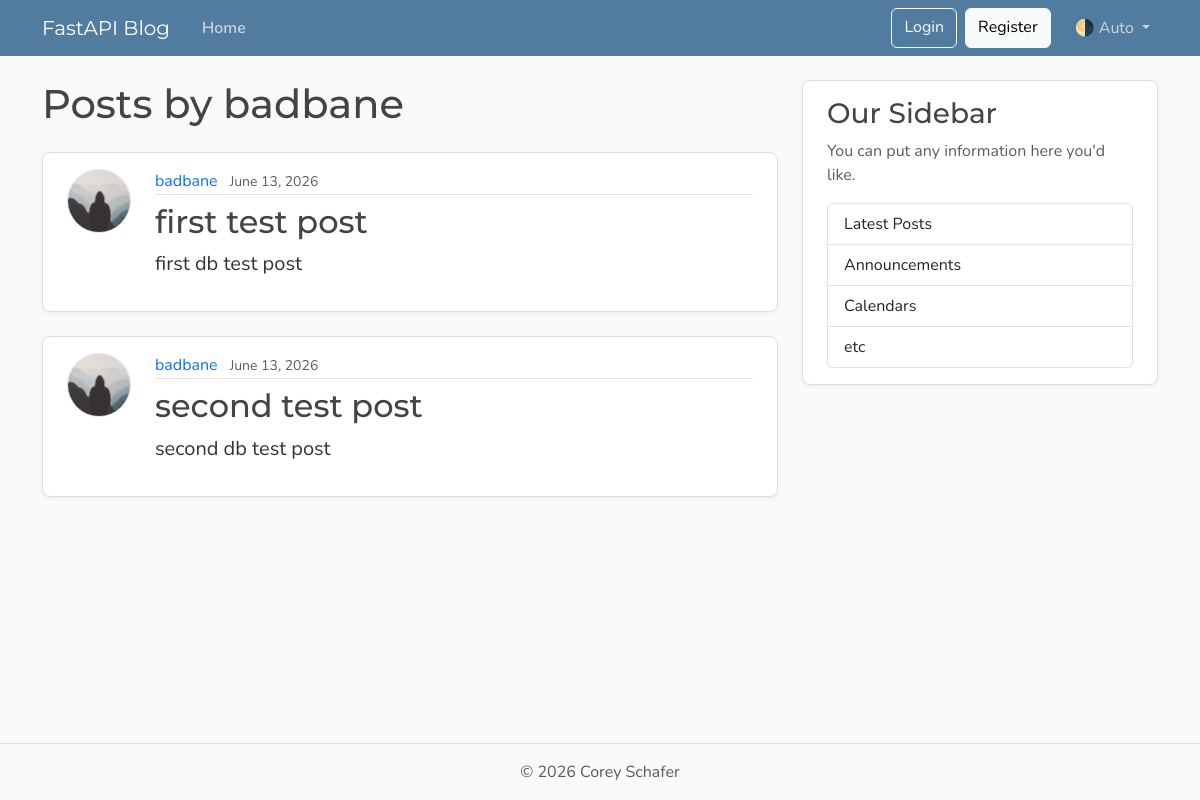
Before: /users/1/posts with the older database file.
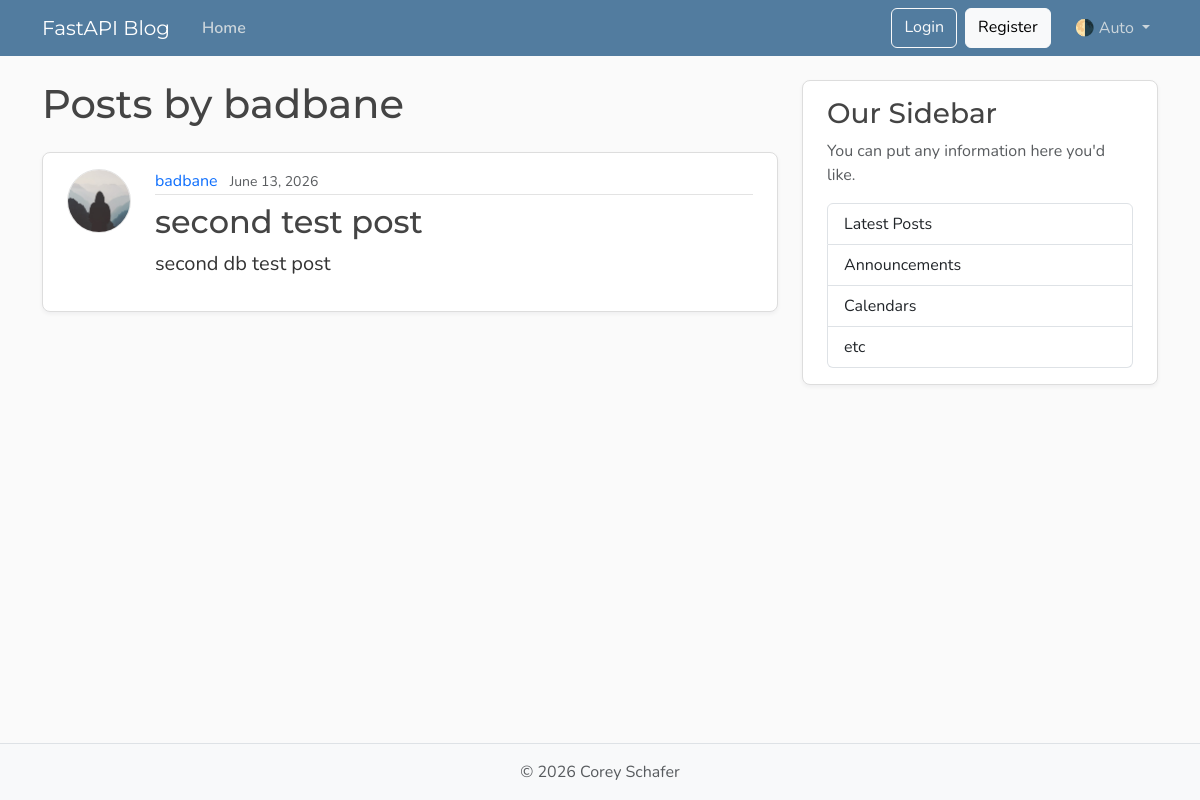
After: the same page with the newer database file.
### models.py (models this page shows, shortened)
class User(Base):
    __tablename__ = "users"
    id: Mapped[int] = mapped_column(Integer, primary_key=True, index=True)
    username: Mapped[str] = mapped_column(String(50), unique=True, nullable=False)
    email: Mapped[str] = mapped_column(String(120), unique=True, nullable=False)
    image_file: Mapped[str | None] = mapped_column(
        String(200),
        nullable=True,
        default=None,
    )
    posts: Mapped[list[Post]] = relationship(back_populates="author", cascade="all, delete-orphan")

class Post(Base):
    __tablename__ = "posts"
    id: Mapped[int] = mapped_column(Integer, primary_key=True, index=True)
    title: Mapped[str] = mapped_column(String(100), nullable=False)
    content: Mapped[str] = mapped_column(Text, nullable=False)
    user_id: Mapped[int] = mapped_column(
        ForeignKey("users.id"),
        nullable=False,
        index=True,
    )
    date_posted: Mapped[datetime] = mapped_column(
        DateTime(timezone=True),
        default=lambda: datetime.now(UTC),
    )
    author: Mapped[User] = relationship(back_populates="posts")

### main.py (the view)
@app.get("/users/{user_id}/posts", include_in_schema=False, name="user_posts")
def user_posts_page(
        request: Request,
        user_id: int,
        db: Annotated[Session, Depends(get_db)],
):
    result = db.execute(select(models.User).where(models.User.id == user_id))
    user = result.scalars().first()
    if not user:
        raise HTTPException(
            status_code=status.HTTP_404_NOT_FOUND,
            detail="User not found"
        )
    result = db.execute(select(models.Post).where(models.Post.user_id == user_id))
    posts = result.scalars().all()
    return templates.TemplateResponse(
        request,
        "user_posts.html",
        {"posts": posts, "user": user, "title": f"{user.username}'s Posts"}
    )

### templates/user_posts.html
{% extends "layout.html" %}
{% block content %}
  <h1 class="mb-4">Posts by {{ user.username }}</h1>
  {% for post in posts %}
    <article class="content-section py-3 px-4 mb-4">
      <div class="d-flex align-items-start gap-4">
        <img class="rounded-circle article-img flex-shrink-0"
             src="{{ post.author.image_path }}"
             alt="{{ post.author.username }}'s profile picture"
             width="64"
             height="64"
             loading="lazy">
        <div class="flex-grow-1">
          <div class="article-metadata mb-2">
            <a class="me-2"
               href="{{ url_for('user_posts', user_id=post.author.id) }}">{{ post.author.username }}</a>
            <small class="text-body-secondary">{{ post.date_posted.strftime("%B %d, %Y") }}</small>
          </div>
          <h2>
            <a class="article-title"
               href="{{ url_for('post_page', post_id=post.id) }}">{{ post.title }}</a>
          </h2>
          <p class="article-content">{{ post.content }}</p>
        </div>
      </div>
    </article>
  {% else %}
    <p class="text-body-secondary">No posts by this user yet.</p>
  {% endfor %}
{% endblock content %}

### templates/layout.html (shortened to what this page needs)
<!DOCTYPE html>
<html lang="en">
  <head>
    <link href="https://cdn.jsdelivr.net/npm/bootstrap@5.3.8/dist/css/bootstrap.min.css"
          rel="stylesheet"
>
    <link rel="stylesheet"
          type="text/css"
          href="{{ url_for("static", path='css/main.css') }}">
  </head>
  <body class="d-flex flex-column min-vh-100">
    <header class="site-header">
      <nav class="navbar navbar-expand-md bg-steel fixed-top"
           data-bs-theme="dark">
        <div class="container">
          <a class="navbar-brand me-4" href="{{ url_for("home") }}">FastAPI Blog</a>
          <div class="collapse navbar-collapse" id="navbarToggle">
            <div class="navbar-nav me-auto">
              <a class="nav-link active"
                 aria-current="page"
                 href="{{ url_for("home") }}">Home</a>
            </div>
            <div class="navbar-nav">
              <a class="btn btn-outline-light mb-2 mb-md-0 me-md-2" href="#">Login</a>
              <a class="btn btn-light mb-2 mb-md-0 me-md-3" href="#">Register</a>
              <div class="nav-item dropdown">
                <a class="nav-link dropdown-toggle"
                   href="#"
                   role="button"
                   id="bd-theme"
                   data-bs-toggle="dropdown"
                   aria-expanded="false">
                  <span id="bd-theme-text">🌗 Auto</span>
                </a>
              </div>
            </div>
          </div>
        </div>
      </nav>
    </header>
    <main role="main" class="container">
      <div class="row">
        <div class="col-md-8">
          {% block content %}
          {% endblock content %}
        </div>
        <aside class="col-md-4">
          <div class="content-section py-3 px-4 mb-4">
            <h3>Our Sidebar</h3>
            <p class="text-body-secondary">You can put any information here you'd like.</p>
            <ul class="list-group">
              <li class="list-group-item">Latest Posts</li>
              <li class="list-group-item">Announcements</li>
              <li class="list-group-item">Calendars</li>
              <li class="list-group-item">etc</li>
            </ul>
          </div>
        </aside>
      </div>
    </main>
    <footer class="mt-auto py-3 bg-body-tertiary border-top">
      <div class="container text-center">
        <p class="text-body-secondary mb-0">
          © <span id="year"></span> Corey Schafer
        </p>
      </div>
    </footer>
  </body>
</html>

### static/css/main.css (style rules this page uses)
:root { --font-heading: "Montserrat", system-ui, -apple-system, BlinkMacSystemFont, sans-serif; --font-body: "Nunito", system-ui, -apple-system, BlinkMacSystemFont, sans-serif; --color-bg-body: #fafafa; --color-bg-content: #ffffff; --color-text-primary: #333333; --color-text-heading: #444444; --color-steel: #527c9f; --color-nav-link: #cbd5db; --color-nav-link-hover: #ffffff; --color-link-hover: #428bca; --color-border: #dddddd; --color-border-light: #e3e3e3; --spacing-xl: 5rem; --article-img-size: 4rem; --account-img-size: 7.813rem; }
body { font-family: var(--font-body); background: var(--color-bg-body); color: var(--color-text-primary); }
main { padding-top: var(--spacing-xl); }
h1, h2, h3, h4, h5, h6 { font-family: var(--font-heading); color: var(--color-text-heading); }
.navbar-brand { font-family: var(--font-heading); }
a { text-decoration: none; }
.bg-steel { background-color: var(--color-steel); }
.site-header .navbar-nav .nav-link { color: var(--color-nav-link); transition: color 0.2s ease-in-out; }
.site-header .navbar-nav .nav-link.active { font-weight: 600; }
.content-section { background: var(--color-bg-content); border: 1px solid var(--color-border); border-radius: 0.5rem; box-shadow: 0 2px 4px rgba(15, 23, 42, 0.05); transition: box-shadow 0.15s ease, transform 0.15s ease, border-color 0.15s ease; }
.article-title { color: var(--color-text-heading); transition: color 0.2s ease-in-out; }
.article-content { white-space: pre-line; font-size: 1.25rem; }
.article-img { height: var(--article-img-size); width: var(--article-img-size); flex-shrink: 0; object-fit: cover; border: 1px solid var(--color-border-light); box-shadow: 0 0 0 2px var(--color-bg-content); }
.article-metadata { padding-bottom: 0.063rem; border-bottom: 1px solid var(--color-border-light); }
.article-metadata a { transition: color 0.2s ease-in-out; }
[data-bs-theme="dark"] { --color-bg-body: #1a1a1a; --color-bg-content: #2d2d2d; --color-text-primary: #e0e0e0; --color-text-heading: #f0f0f0; --color-border: #404040; --color-border-light: #4a4a4a; }

Changed rows visible on the page:
removed Post: author.username "badbane", date_posted "June 13, 2026", title "first test post", content "first db test post"
